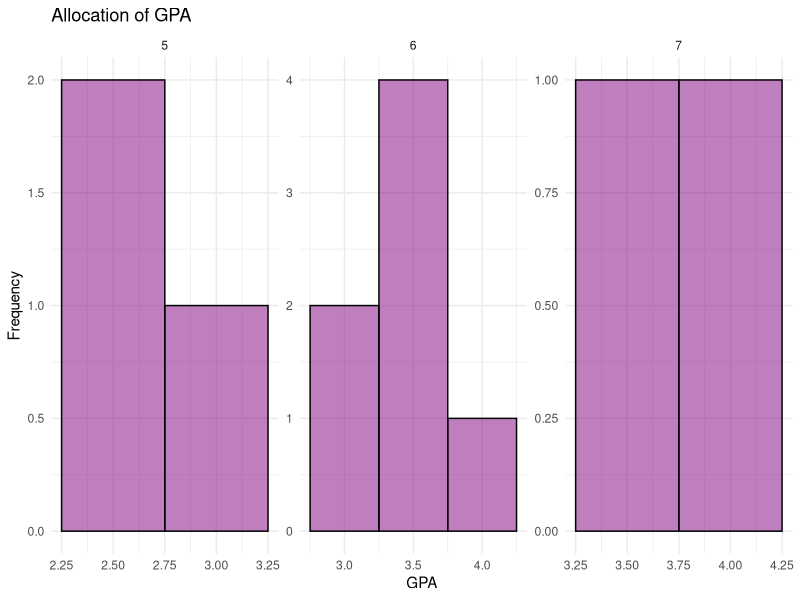
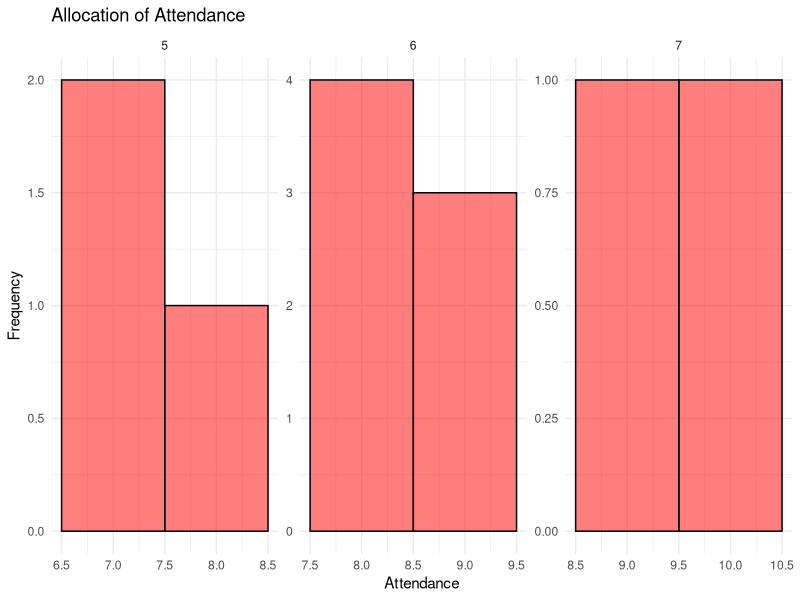
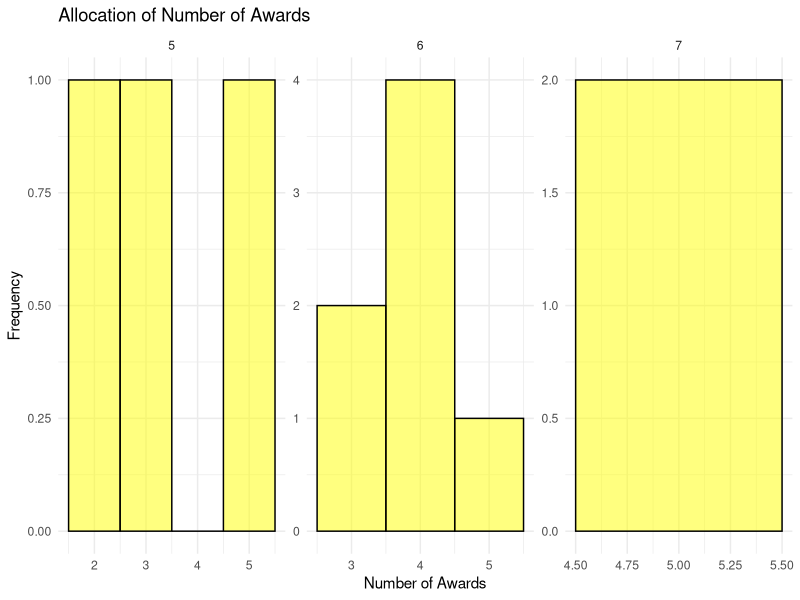
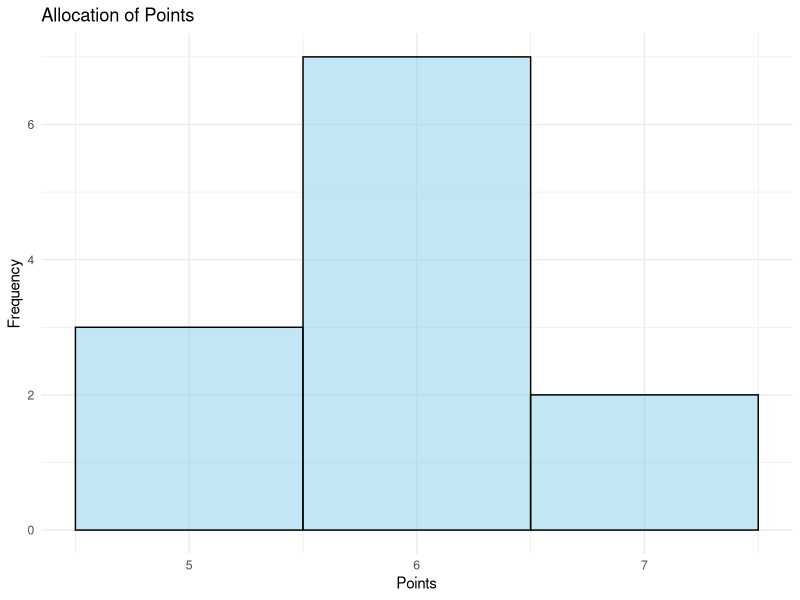
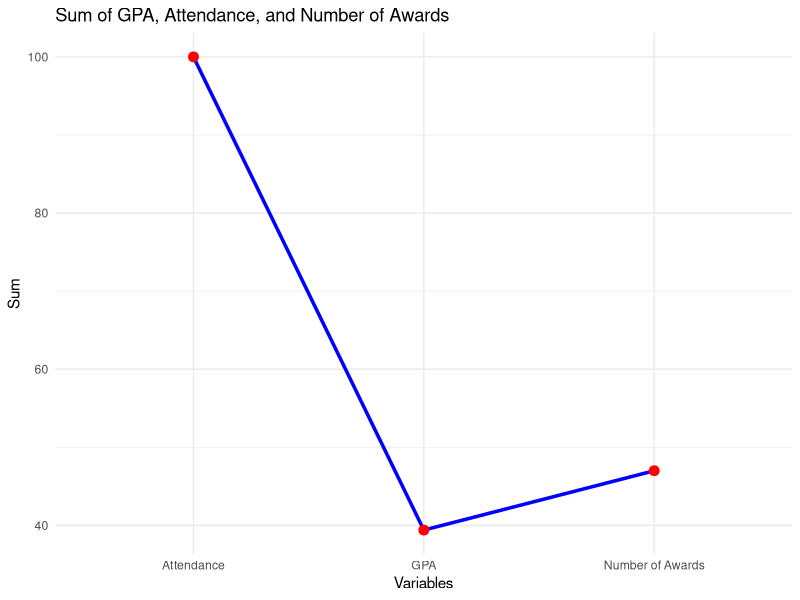

These figures' R source, in order:
## ---- chunk 1
knitr::opts_chunk$set(echo = TRUE)
## ---- chunk 2
## Abstract

#This project aims to optimize the allocation of 12 students into 4 groups to maximize project success by considering key performance factors: GPA, Attendance, and Number of Awards. The goal is to ensure balanced and high-performing groups using a linear programming approach. By defining an objective function to maximize the total Points (a composite score of the three factors) for all groups and implementing realistic constraints, the project ensures fairness and efficiency. Data is randomly generated to simulate a realistic scenario for 12 students, considering a uniform distribution for GPA and discrete values for Attendance and Awards. Using lpSolve, the solution ensures each group meets predefined minimum thresholds while satisfying the constraints of group size and unique student assignments. Visualizations of GPA, Attendance, Awards, and Points distributions validate the data generation and allocation process, providing insights into the optimal group formations.

##Data Overview

#The dataset consists of 12 students, each characterized by four key attributes: GPA, Attendance, Number of Awards, and Points. GPA ranges between 2.0 and 4.0, reflecting academic performance. Attendance values range from 5 to 10, representing the reliability of participation. Awards range between 1 and 5, indicating individual achievements. Points are calculated using a weighted formula: Points=0.4×GPA+0.35×Attendance+0.25×Awards, providing a composite score that integrates all factors. The dataset is used to allocate students to groups while satisfying performance-based constraints and maximizing overall Points.

##Data Collection and Generation Methodology

#To simulate realistic conditions, the dataset for 12 students was generated using random distributions. GPA values were generated uniformly between 2.0 and 4.0, reflecting typical academic scores. Attendance values were sampled as discrete integers between 5 and 10, representing participation reliability. Awards were randomly sampled from 1 to 5, simulating individual recognition levels. Points were then calculated using a weighted formula combining these factors. The methodology ensures balanced and realistic student profiles suitable for optimization. Using this dataset, linear programming was applied to allocate students into groups while maximizing total Points and satisfying predefined constraints on group size and performance thresholds.

##How do the above factors combine to define success?

#Combination:

#GPA contributes the most (40%), reflecting academic strength.
#Attendance (35%) ensures reliability and participation.
#Awards (25%) capture past excellence and contributions.
#The success of a group is the sum of the Points for its members, as calculated in the linear programming model.

## What are your decision variables?

# xij: A binary variable representing whether student i is assigned to group j.
# xij = 1: Student i is in froup j.
# xij = 0: Student i is not in group j.

##What is your objective function?
#                                    12  4
# The objective function is: Maximize Σ  Σ P(i)*xij
#                                    i=1j=1
#Where:
# P(i)  is the Points of student 
#xij is the decision variable indicating student-group assignment.
#This ensures that the total points across all groups are maximized.

##What are your constraints?

# The constraints are:

#  Group Size Constraint:            12   
#                                    Σ xij = 3, ∀j ∈ (1, 2, 3, 4)
#                                    i=1
# Ensures each group has exactly 3 students.

# One Group per Student:
#                                    4
#                                    Σ xij = 1, ∀i ∈ (1, 2,.....,12)
#                                    j=1
# Ensures each student is assigned to exactly one group.

# GPA Constraint:                    12
#                                    Σ Gi * xij >= 7.5, ∀j ∈ (1, 2, 3, 4)
#                                    i=1
#Ensures the total GPA for each group is at least 2.5×3=7.5.

# Attendance Constraint:             12
#                                    Σ Ai * xij >= 21, ∀j ∈ (1, 2, 3, 4)
#                                    i=1
# Ensures the total attendance for each group is at least 7×3=21.

# Awards Constraint:                 12
#                                    Σ Awi * xij >= 9, ∀j ∈ (1, 2, 3, 4)
#                                    i=1
# Ensures the total awards for each group is at least 3×3=9.

# Binary Constraint: xij ∈ {0,1}

## CODE

# Load necessary libraries
library(dplyr)

# Set seed for reproducibility
set.seed(69)

# Create the data frame with 12 students
df <- data.frame(
  "Student ID" = 1:12,
  "Student name" = c("Vamshi", "Akhila", "Kalpuri", "Kartheek", "Bhavitej", "Hardin", "Shirisha", 
                     "Ram", "Chandana", "Shivaji", "Srinivas", "Manisha"),
  GPA = c(3.8, 3.5, 3.1, 3.6, 2.9, 3.7, 2.5, 3.4, 3.3, 2.6, 3.9, 3.1), # Adjusted GPA values
  Attendance = c(9, 8, 7, 8, 9, 10, 8, 8, 9, 7, 9, 8), # Adjusted Attendance values
  "Number_of_Awards" = c(4, 3, 5, 3, 4, 5, 3, 4, 5, 2, 5, 4), # Adjusted awards
  check.names = FALSE
)

# Add the Points column based on the given formula
df <- df %>%
  mutate(Points = round(0.4 * GPA + 0.5 * Attendance + 0.1 * Number_of_Awards, 0))

# Display the final data frame
df

# Use the summary function to generate descriptive statistics for selected columns
# The df dataframe contains the student data

summary(df[, c("GPA", "Attendance", "Number_of_Awards", "Points")])

# The output includes Min, 1st Qu., Median, Mean, 3rd Qu., and Max for each selected column

#Histogram for GPA, Attendance, Number_of_Awards: The Three Factors that are used to assess a individual student’s performance are “GPA”, “Attendance”, “Number_of_Awards”.

# Load the required library
library(ggplot2)

# Updated data generation for 12 students
set.seed(69)
df <- data.frame(
    "Student ID" = 1:12,
    "Student name" = c("Vamshi", "Akhila", "Kalpuri", "Kartheek", "Bhavitej", "Hardin", "Shirisha", 
                       "Ram", "Chandana", "Shivaji", "Srinivas", "Manisha"),
  GPA = c(3.8, 3.5, 3.1, 3.6, 2.9, 3.7, 2.5, 3.4, 3.3, 2.6, 3.9, 3.1), # Adjusted GPA values
  Attendance = c(9, 8, 7, 8, 9, 10, 8, 8, 9, 7, 9, 8), # Adjusted Attendance values
  "Number_of_Awards" = c(4, 3, 5, 3, 4, 5, 3, 4, 5, 2, 5, 4), # Adjusted awards
  check.names = FALSE
)

# Add the Points column based on the given formula
df <- df %>%
  mutate(Points = round(0.4 * GPA + 0.5 * Attendance + 0.1 * Number_of_Awards, 0))

#GPA Histogram:

# Represents the distribution of students' GPA scores. The bins are color-coded using shades of purple, and the x-axis shows GPA values, while the y-axis shows the frequency. This helps to identify the academic performance spread among the students.

# Create a histogram for GPA with different colors for bins
ggplot(df, aes(x = GPA, fill = factor("Student ID"))) + # Fill color based on Student ID
  geom_histogram(binwidth = 0.5, color = "black", alpha = 0.5) + # Custom binwidth and border
  labs(title = "Allocation of GPA", x = "GPA", y = "Frequency") + # Add labels
  scale_fill_manual(values = c("#800080", "#8A2BE2", "#9370DB", "#9400D3", 
                               "#9932CC", "#BA55D3", "#DA70D6", "#DDA0DD",
                               "#EE82EE", "#FF00FF", "#C71585", "#DB7093")) + # Purple shades
  theme_minimal() + # Minimal theme
  theme(legend.position = "none") + # Remove legend for cleaner look
  facet_wrap(~Points, scales = "free") # Separate panels for each Points value

## Attendance Histogram:

# Represents the distribution of attendance values for students. Red-colored bars depict how many students fall into each attendance category. This histogram highlights students' reliability and participation levels. 

# Create a histogram to visualize the Allocation of Attendance
ggplot(df, aes(x = Attendance)) + # Use Attendance column for the x-axis
  geom_histogram( # Add a histogram layer
    binwidth = 1, # Set the width of each bin to 1
    fill = "#FF0000", # Fill the bars with red color
    color = "black", # Add black borders to the bars
    alpha = 0.5 # Set transparency to 70%
  ) +
  labs( # Add descriptive labels
    title = "Allocation of Attendance", # Set the title of the plot
    x = "Attendance", # Label for the x-axis
    y = "Frequency" # Label for the y-axis
  ) +
  theme_minimal() + # Apply a clean, minimal theme to the plot
  facet_wrap(~Points, scales = "free") # Create separate panels for each unique Points value with free scales

##Number of Awards Histogram:

# Visualizes the number of awards achieved by students. Yellow-colored bars show how many students received each award count. This histogram provides insights into students' past achievements and recognition.

# Create a histogram to visualize the Allocation of the Number of Awards
ggplot(df, aes(x = Number_of_Awards)) + # Use Number_of_Awards column for the x-axis
  geom_histogram( # Add a histogram layer
    binwidth = 1, # Set the bin width to 1
    fill = "#FFFF00", # Fill the bars with yellow color
    color = "black", # Add black borders around the bars
    alpha = 0.5 # Set transparency of the bars to 70%
  ) +
  labs( # Add labels for the plot
    title = "Allocation of Number of Awards", # Title for the histogram
    x = "Number of Awards", # Label for the x-axis
    y = "Frequency" # Label for the y-axis
  ) +
  theme_minimal() + # Apply a minimalistic theme to the plot
  facet_wrap(~Points, scales = "free") # Create separate panels for each Points value, allowing free scales

## These histograms help in understanding the variability and spread of each factor, providing a clear view of how students differ in academic performance, reliability, and achievements. Combined with the Points calculation, these factors inform the optimization and group formation process. Let me know if you'd like to modify or enhance these visualizations.

# Create a histogram to visualize the Allocation of Points
ggplot(df, aes(x = Points)) + # Map the Points variable to the x-axis
  geom_histogram( # Add a histogram layer
    binwidth = 1, # Set the width of each bin to 1
    fill = "#87CEEB", # Fill the bars with skyblue color (hex code)
    color = "black", # Add black borders to the bars
    alpha = 0.5 # Set the transparency of the bars to 70%
  ) +
  labs( # Add titles and axis labels
    title = "Allocation of Points", # Set the plot title
    x = "Points", # Label for the x-axis
    y = "Frequency" # Label for the y-axis
  ) +
  theme_minimal() # Apply a minimalistic theme for a clean look

# Calculate the sum of each variable
sum_var <- colSums(df[, c("GPA", "Attendance", "Number_of_Awards")])

# Convert the sums to a data frame for plotting
sum_df <- data.frame(
  Variable = c("GPA", "Attendance", "Number of Awards"),
  Sum = sum_var
)

# Create a line graph using ggplot2
library(ggplot2)
ggplot(sum_df, aes(x = Variable, y = Sum, group = 1)) + # Specify group = 1 for a single line
  geom_line(color = "blue", size = 1.2) +               # Add the line with specified color and size
  geom_point(color = "red", size = 3) +                 # Add points at each data value
  labs(title = "Sum of GPA, Attendance, and Number of Awards",
       x = "Variables",
       y = "Sum") +
  theme_minimal()                                       # Apply a minimal theme for clean visuals

## This code solves an optimization problem using linear programming to assign 12 students into 4 groups while maximizing the total Points (a composite measure of GPA, Attendance, and Awards). Each student is represented by a unique Student ID with corresponding GPA, Attendance, and Awards values. The Points are calculated using the formula Points=0.4×GPA+0.35×Attendance+0.25×Awards The lpSolve library is used to define the objective function, which maximizes the total Points across all groups.

## Constraints are established to ensure fairness: each student is assigned to exactly one group, each group consists of exactly 3 students, and each group meets minimum thresholds for GPA, Attendance, and Awards. A binary decision variable xij determines whether student i is in group j (1 if assigned, 0 otherwise). The constraints matrix and right-hand side values enforce these conditions. The lp() function computes the optimal solution, returning a binary matrix indicating group assignments. If a feasible solution is found, the program prints the optimal group assignments and lists the students in each group. This process ensures balanced and high-performing teams while adhering to the constraints.
# Load the necessary library
library(lpSolve)

# Example data for 12 students
set.seed(69)
df <- data.frame(
  "Student ID" = 1:12,
  "GPA" = round(runif(12, min = 2.0, max = 4.0), 1),
  "Attendance" = sample(5:10, 12, replace = TRUE),
  "Awards" = sample(1:5, 12, replace = TRUE)
)

# Calculate Points based on the formula
df$Points <- round(0.4 * df$GPA + 0.35 * df$Attendance + 0.25 * df$Awards, 2)

# Decision variables: x_ij for student i in group j
students <- 12
groups <- 4
variables <- students * groups

# Objective Function
objective <- rep(df$Points, each = groups)

# Constraints matrix
constraints <- matrix(0, nrow = students + groups + 3 * groups, ncol = variables)

# 1. Each student in exactly one group
for (i in 1:students) {
  constraints[i, ((i - 1) * groups + 1):(i * groups)] <- 1
}

# 2. Each group has exactly 3 students
for (j in 1:groups) {
  constraints[students + j, seq(j, variables, by = groups)] <- 1
}

# 3. GPA Constraint
for (j in 1:groups) {
  constraints[students + groups + j, seq(j, variables, by = groups)] <- df$GPA
}

# 4. Attendance Constraint
for (j in 1:groups) {
  constraints[students + 2 * groups + j, seq(j, variables, by = groups)] <- df$Attendance
}

# 5. Awards Constraint
for (j in 1:groups) {
  constraints[students + 3 * groups + j, seq(j, variables, by = groups)] <- df$Awards
}

# Right-hand side (RHS) of constraints
rhs <- c(
  rep(1, students),                 # Each student in one group
  rep(3, groups),                   # Each group has 3 students
  rep(2.5 * 3, groups),             # Minimum GPA for each group
  rep(7 * 3, groups),               # Minimum Attendance for each group
  rep(3 * 3, groups)                # Minimum Awards for each group
)

# Directions for constraints
directions <- c(
  rep("=", students),        # Each student in exactly one group
  rep("=", groups),          # Each group has exactly 3 students
  rep(">=", 3 * groups)      # GPA, Attendance, and Awards constraints
)

# Solve the linear programming problem
result <- lp(
  direction = "max",          # Maximize the objective function
  objective.in = objective,   # Objective function
  const.mat = constraints,    # Constraints matrix
  const.dir = directions,     # Directions for constraints
  const.rhs = rhs,            # Right-hand side of constraints
  all.bin = TRUE              # Binary decision variables
)

# Check if a feasible solution is found
if (result$status == 0) {
  solution <- matrix(result$solution, nrow = students, byrow = TRUE)
  print("Optimal Group Assignments:")
  print(solution)
  
  # Display groups
  for (j in 1:groups) {
    cat(paste("\nGroup", j, "contains students:", which(solution[, j] == 1), "\n"))
  }
} else {
  print("No feasible solution found.")
}

## The provided code calculates the total performance scores for each group by summing the `Points` of students assigned to them. The dataset contains 12 students, each with a unique `Student ID`, a calculated `Points` value based on performance factors (e.g., GPA, Attendance, Awards), and a `Group` assignment ranging from 1 to 4. Using the `aggregate()` function, the code computes the total Points for each group, resulting in a summarized table with two columns: `Group` and `Total Points`. This output highlights the combined performance of students in each group, providing insights into group strength and balance. For example, Group 4 may have the highest Points, reflecting strong individual performances among its members, while other groups show balanced allocations. This process validates the optimization strategy, ensuring fairness and high-performing groups based on predefined constraints and the objective to maximize overall Points.

# Example Points and Group Assignments
df <- data.frame(
  "Student ID" = 1:12,
  "Points" = c(6.5, 7.0, 5.5, 6.0, 6.8, 7.2, 5.9, 6.1, 7.0, 5.8, 6.7, 6.2), # Points for each student
  "Group" = c(1, 4, 2, 3, 4, 1, 1, 3, 2, 3, 4, 2) # Group assignments
)

# Calculate total points for each group
group_points <- aggregate(Points ~ Group, data = df, sum)

# Display group points
print(group_points)

## Conclusion:

# This project successfully addresses the problem of forming optimal groups of students to maximize the likelihood of success in a collaborative project. Using a data-driven approach, we identified three critical factors—GPA, Attendance, and Number of Awards—to evaluate individual contributions to group success. These factors were combined into a composite Points metric using a weighted formula (Points=0.4×GPA+0.35×Attendance+0.25×Awards) to ensure a balanced assessment of academic, behavioral, and achievement aspects.

#The data was generated with realistic ranges, leveraging random distributions for GPA, Attendance, and Awards, ensuring the dataset mimics real-world variability. Descriptive statistics and histograms for each factor provided insights into their distributions, confirming the data's validity for the optimization process.

#Using linear programming via the lpSolve package in R, the objective function was formulated to maximize the total Points across all groups while adhering to predefined constraints:

#Each group must have exactly 3 students.
#Each student must belong to only one group.
#Minimum thresholds for group GPA, Attendance, and Awards were imposed to maintain group quality.
#The optimization process yielded a binary solution matrix indicating group assignments, and group-level summaries validated the results. Visualizations and total Points calculations highlighted the balanced and high-performing nature of the groups. The results demonstrated that the implemented approach achieves the goal of fair and effective group allocation.

##In conclusion, the project integrates data analysis, optimization techniques, and visualization to solve a practical problem. By ensuring that constraints were met and maximizing the defined objective function, the solution exemplifies how technical tools and methodologies can address real-world challenges in team formation and performance optimization. This robust framework can be extended to larger datasets or adapted for different factors as needed, demonstrating its scalability and versatility.
